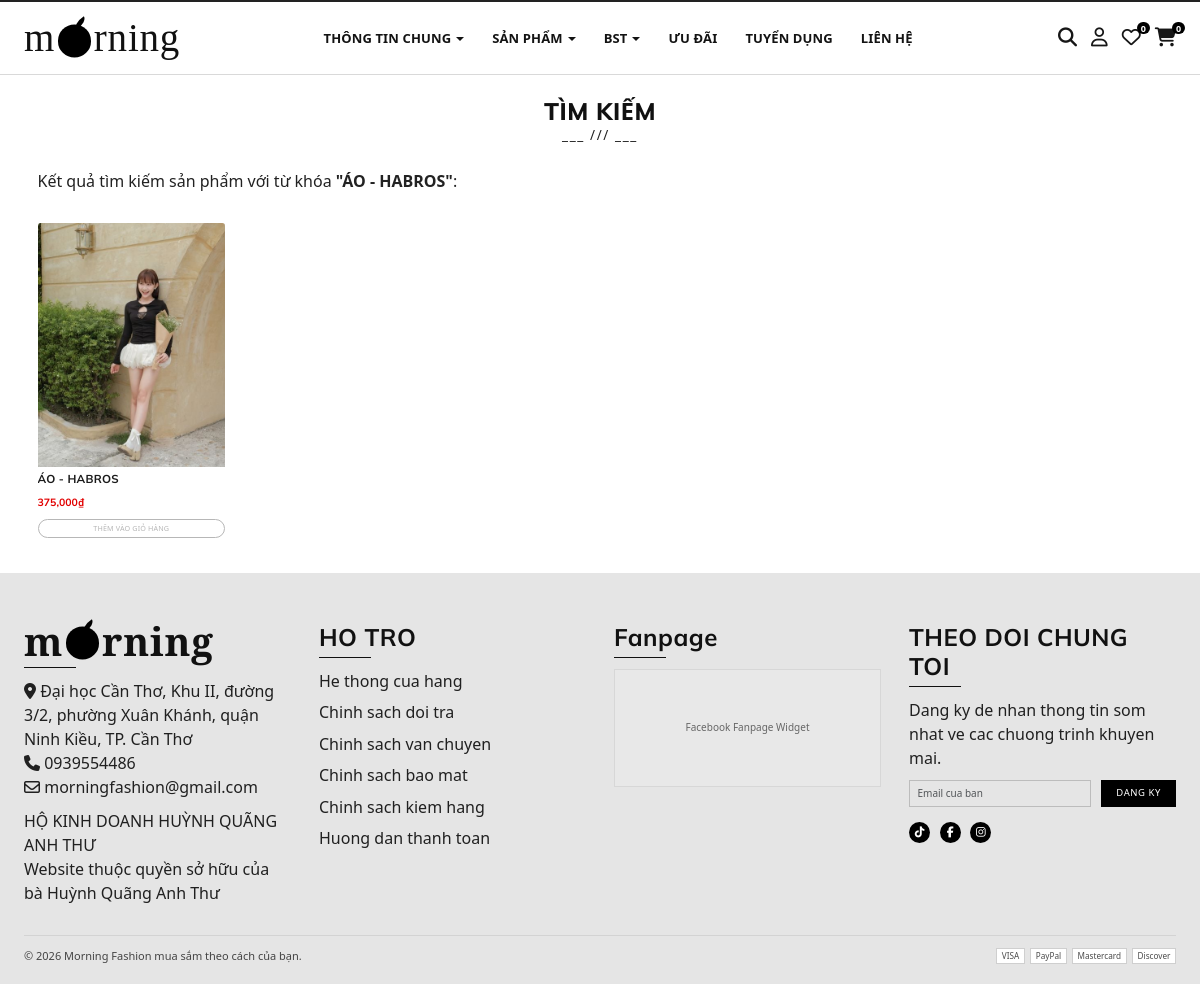
The page /public/search.php?keyword=ÁO - HABROS
 on the database its author committed.
### tables this page shows
CREATE TABLE `products` (
  `pd_id` int(11) UNSIGNED NOT NULL,
  `pd_name` varchar(255) NOT NULL,
  `pd_price` varchar(255) NOT NULL,
  `pd_info` text NOT NULL,
  `pd_image` varchar(255) NOT NULL,
  `cat_id` int(11) UNSIGNED NOT NULL,
  `is_new` tinyint(1) NOT NULL DEFAULT 0,
  `pd_sizes` varchar(50) NOT NULL DEFAULT '',
  `pd_collection` varchar(50) NOT NULL DEFAULT ''
);

### libraries/Psr4AutoloaderClass.php (called while the page is built, shortened)
<?php
class Psr4AutoloaderClass
{
	protected $prefixes = array();
	public function addNamespace($prefix, $base_dir, $prepend = false)
	{
		$prefix = trim($prefix, '\\') . '\\';
		$base_dir = rtrim($base_dir, DIRECTORY_SEPARATOR) . '/';
		if (isset($this->prefixes[$prefix]) === false) {
			$this->prefixes[$prefix] = array();
		}
		if ($prepend) {
			array_unshift($this->prefixes[$prefix], $base_dir);
		} else {
			array_push($this->prefixes[$prefix], $base_dir);
		}
	}
	public function loadClass($class)
	{
		$prefix = $class;
		while (false !== $pos = strrpos($prefix, '\\')) {
			$prefix = substr($class, 0, $pos + 1);
			$relative_class = substr($class, $pos + 1);
			$mapped_file = $this->loadMappedFile($prefix, $relative_class);
			if ($mapped_file) {
				return $mapped_file;
			}
			$prefix = rtrim($prefix, '\\');
		}
		return false;
	}
	protected function loadMappedFile($prefix, $relative_class)
	{
		foreach ($this->prefixes[$prefix] as $base_dir) {
			$file = $base_dir
				. str_replace('\\', '/', $relative_class)
				. '.php';
			if ($this->requireFile($file)) {
				return $file;
			}
		}
		return false;
	}
	protected function requireFile($file)
	{
		if (file_exists($file)) {
			return true;
		}
		return false;
	}
}

### src/classes/Product.php (called while the page is built, shortened)
<?php
class Product
{
    private ?PDO $db;
    private int $pd_id = -1;
    public $pd_name;
    public $pd_price;
    public $pd_info;
    public $pd_image;
    public $cat_id;
    public $pd_sizes = '';
    public $pd_collection = '';
    public function getID(): int
    {
        return $this->pd_id;
    }
    public function __construct(?PDO $pdo)
    {
        $this->db = $pdo;
    }
    protected function fillFromDB(array $row): Product
    {
        [
            'pd_id' => $this->pd_id,
            'pd_name' => $this->pd_name,
            'pd_price' => $this->pd_price,
            'pd_info' => $this->pd_info,
            'pd_image' => $this->pd_image,
            'cat_id' => $this->cat_id,
            'pd_sizes' => $this->pd_sizes,
            'pd_collection' => $this->pd_collection
        ] = $row;
        return $this;
    }
    public function search(string $key): array | bool
    {
        $products = [];
        $statement = $this->db->prepare('SELECT * FROM products WHERE pd_name LIKE :search ORDER BY pd_id DESC');
        $statement->execute([':search' => '%' . $key . '%']);
        while ($row = $statement->fetch()) {
            $product = new Product($this->db);
            $product->fillFromDB($row);
            $products[] = $product;
        }
        return $products;
    }
}

### src/functions.php (called while the page is built, shortened)
<?php
function html_escape(string|null $text): string
{
    return htmlspecialchars($text ?? '', ENT_QUOTES, 'UTF-8', false);
}

### public/search.php (the view, shortened to what this page needs)
<?php
require_once __DIR__ . '/../src/bootstrap.php';
$product = new Product($PDO);
$keyword = '';
$products = false;
if ($_SERVER['REQUEST_METHOD'] === 'GET' && isset($_GET['keyword'])) {
    $keyword = trim((string) $_GET['keyword']);
    $products = $product->search($keyword);
}
include_once __DIR__ . '/../src/partials/header.php'
?>
<body>
    <?php include_once __DIR__ . '/../src/partials/navbar.php' ?>
    <div class="container ">
        <?php
        include_once __DIR__ . '/../src/partials/heading.php';
        ?>
        <div>
            <?php if ($keyword === '') { ?>
                <p class="mt-3 mb-5">Vui lòng nhập từ khóa để tìm kiếm sản phẩm.</p>
            <?php } elseif ($products === false) { ?>
                <p class="mt-3 mb-5">Không tìm thấy sản phẩm nào với từ khóa <b>"<?= html_escape($keyword) ?>"</b>!</p>
            <?php } else { ?>
                <p class="mt-3 mb-5">Kết quả tìm kiếm sản phẩm với từ khóa <b>"<?= html_escape($keyword) ?>"</b>:</p>
            <?php } ?>
        </div>
        <div class="row hot-product-list mb-5">
            <?php
            if ($products !== false) :
                foreach ($products as $product) :
            ?>
                    <div class="col-lg-2 col-sm-4 col-6 card card-product">
                        <a href="detail_product.php?id=<?= $product->getID() ?>" class="product_a">
                            <img src="<?= './uploads/' . html_escape($product->pd_image) ?>" class="card-img-top" alt="...">
                            <div class="card-title-wrap">
                                <h6 class="card-title"><?= html_escape($product->pd_name) ?></h6>
                            </div>
                        </a>
                        <p class="card-text price-product"><?= number_format(html_escape($product->pd_price)) . '₫' ?></p>
                        <?php if(isset($_SESSION['role']) && $_SESSION['role']=='user' && isset($_SESSION['name']) && isset($_SESSION['id'])){
                            $id = $_SESSION['id'];
                            echo'
                            <form action="cart_add.php" method="post">
                                <input type="hidden" name="idsanpham" value="'.$product->getID().'">
                                <input type="hidden" name="iduser" value="'.$_SESSION['id'].'">
                                <button class="btn-add_cart w-100" name="themgiohang">Thêm vào giỏ hàng</button>
                            </form>
                            ';
                            }
                            else echo '<button class="btn-add_cart w-100" disabled>Thêm vào giỏ hàng</button>';
                            ?>
                    </div>
            <?php
                endforeach;
            endif;
            ?>
        </div>
    </div>
    <?php include_once __DIR__ . '/../src/partials/footer.php' ?>
</body>
</html>

### public/css/base.css (style rules this page uses)
:root { --primary-color: #111111; --accent-color: #1b1b1b; --muted-color: #f0f0f0; --white-color: #ffffff; --black-color: #0f0f0f; --text-color: #222222; --soft-text: #7a7a7a; --border-color: #dddddd; --font-heading: "Cormorant Garamond", Georgia, serif; --font-body: "Mulish", "Segoe UI", sans-serif; }
* { padding: 0; margin: 0; box-sizing: border-box; }
html { color: var(--black-color); font-size: 62.5%; line-height: 1.6; font-family: var(--font-body); background-color: #ffffff; scroll-behavior: smooth; }
body { font-size: 1.6rem; color: var(--text-color); background: #ffffff; min-height: 100vh; padding-bottom: 0; }
h1, h2, h3, h4, h5, h6 { font-family: var(--font-heading); letter-spacing: 0.02em; margin-bottom: 0; }
a { text-decoration: none; }
img { max-width: 100%; display: block; }

### public/css/main.css (style rules this page uses)
.container { font-size: 1.6rem; }
.hot-product-list { margin: 0; row-gap: 1.8rem; }
.card-product { border: 0; border-radius: 0; padding: 0; background: transparent; }
.card-product img { width: 100%; aspect-ratio: 1/1.3; object-fit: cover; }
.card-title-wrap { padding: 0.5rem 0 0; min-height: 2.6rem; max-width: 330px; margin: 0 auto; }
.card-title { margin: 0; font-size: 1.15rem; line-height: 1.25; font-family: "Mulish", "Segoe UI", sans-serif; font-weight: 700; text-transform: uppercase; display: -webkit-box; -webkit-line-clamp: 2; -webkit-box-orient: vertical; overflow: hidden; }
.price-product { font-size: 1.05rem; color: #e10000; font-family: "Mulish", "Segoe UI", sans-serif; font-weight: 700; margin: 0.2rem 0 0; padding: 0; }
.product_a { color: #1b1b1b; }
.btn-add_cart { margin-top: 0.9rem; width: auto; font-size: 0.72rem; padding: 0.3rem 0.65rem; border: 1px solid #111; background: transparent; color: #111; border-radius: 2rem; text-transform: uppercase; letter-spacing: 0.02em; }
.btn-add_cart:disabled { border-color: #b7b7b7; color: #b7b7b7; }

### rows shown on the page
products: pd_image (picture), pd_name "ÁO - HABROS", pd_price "375,000"

### other values the page prints
$subtitle "TÌM KIẾM"
$keyword "ÁO - HABROS"
